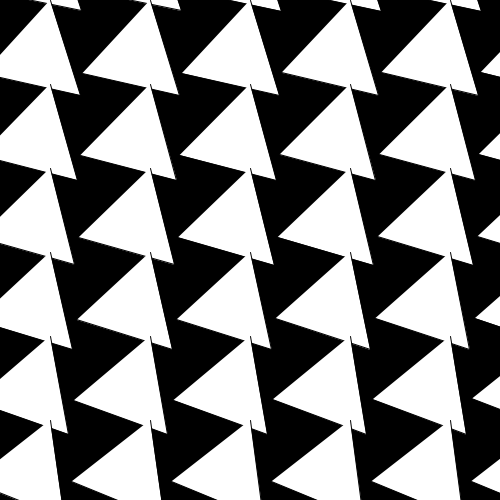
Frame 1 (no input)
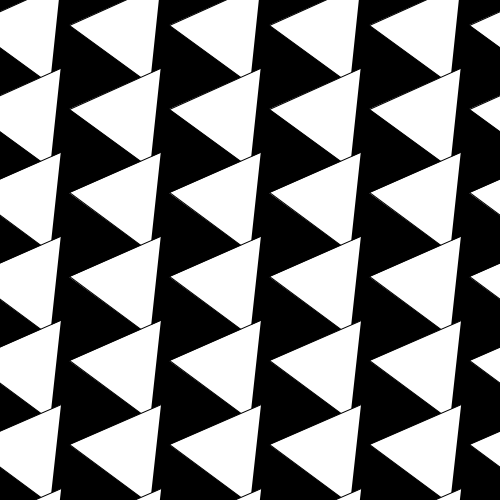
Frame 60 (the mouse pressed at the canvas centre just before this capture)
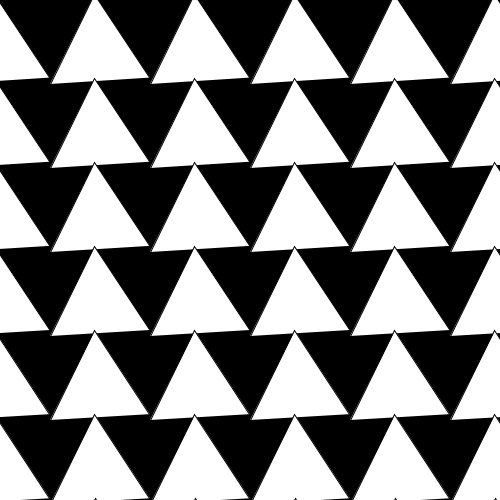
Frame 120 (the mouse held since frame 60 and released just before this capture)

The Processing sketch that drew these frames (run headless with seeded random() and noise(); from frame 60 on, the mouse is pressed at the canvas centre):

// Processing sketch: swap_triangle
// ── swap_triangle.pde
color bc[]={#000000,#FFFFFF};
int n=50;
Rotate_Tri rt[][][]=new Rotate_Tri[2][50][50];
void setup(){
  size(500,500);
  for(int mode=0;mode<2;mode++)
    for(int i=0;i<n;i++)
      for(int j=0;j<n;j++)
        rt[mode][i][j]=new Rotate_Tri(100*j-100-50*mode-1000,84*i-84,100,mode);
}

void draw(){
  if(millis()%6000<3000)background(0);
  else background(255);
    for(int i=0;i<n;i++)
      for(int j=0;j<n;j++)
        if(millis()%6000<3000)
          rt[0][i][j].show();
        else 
          rt[1][i][j].show();
  
}

class Rotate_Tri{
  PVector pos;
  float rad=0;
  float r;
  int mode;
  Rotate_Tri(float x,float y,float _r,int _mode){
    pos=new PVector(x,y);
    r=_r;
    mode=_mode;
    rad=(mode==0?0:PI);
  }
  
  void show(){
    translate(pos.x+(millis()/3000-1)%2*50,pos.y);
    translate(r*cos(0),r*sin(0));
    if(millis()%6000<3000){
      if(mode==0){
        rad=PI/3*4/3000*(millis()%6000);
        fill(255);
      }
    }else {
      if(mode==1){
        rad=PI/3*4/3000*(millis()%6000-3000)+PI;
        fill(0);
      }
    }
    rotate(rad);
    beginShape();
    vertex(0,0);
    for(int i=1;i<3;i++){
      vertex(r*cos(PI/3*i),r*sin(PI/3*i));
    }
    endShape();
    resetMatrix();
  }
  
}
